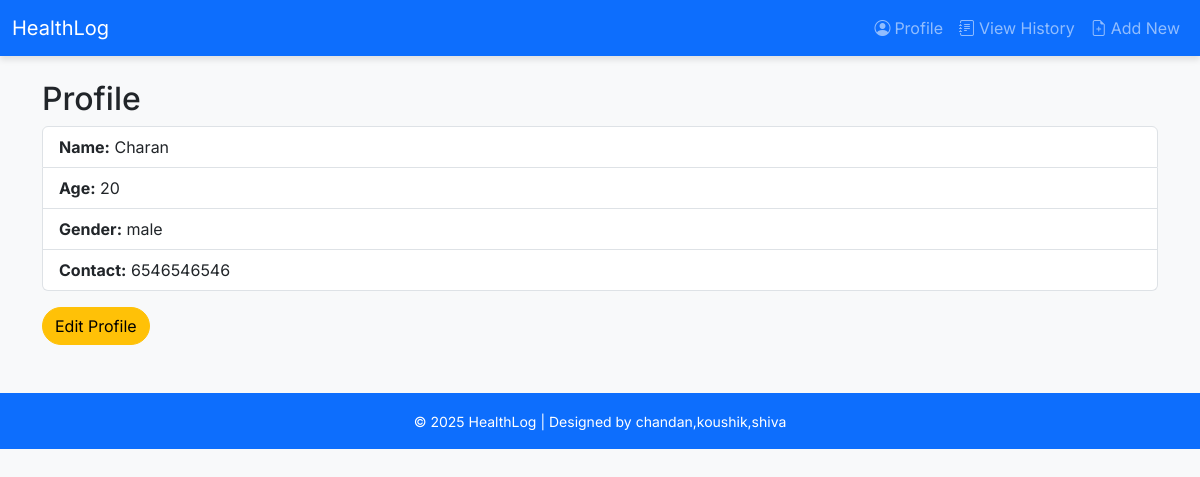
/profile/, run on the app's committed database.
### medical_records/models.py (models this page shows, shortened)
class PersonalDetails(models.Model):
    name = models.CharField(max_length=100)
    age = models.IntegerField()
    gender = models.CharField(max_length=10)
    contact = models.CharField(max_length=15)

### medical_records/views.py (the view)
# urls.py: path('profile/', views.profile, name='profile'),
def profile(request):
    person = PersonalDetails.objects.first()
    return render(request, 'medical_records/profile.html', {'person': person})

### medical_records/templates/medical_records/profile.html
{% extends 'medical_records/base.html' %}
{% block content %}
  <h2>Profile</h2>
  {% if person %}
    <ul class="list-group">
      <li class="list-group-item"><strong>Name:</strong> {{ person.name }}</li>
      <li class="list-group-item"><strong>Age:</strong> {{ person.age }}</li>
      <li class="list-group-item"><strong>Gender:</strong> {{ person.gender }}</li>
      <li class="list-group-item"><strong>Contact:</strong> {{ person.contact }}</li>
    </ul>
    <a href="{% url 'edit_profile' %}" class="btn btn-warning mt-3">Edit Profile</a>
  {% else %}
    <p>No profile found. <a href="{% url 'add_profile' %}">Add one</a>.</p>
  {% endif %}
{% endblock %}

### medical_records/templates/medical_records/base.html (style rules this page uses)
body { font-family: 'Inter', sans-serif; background-color: #f8f9fa; }
.btn { border-radius: 25px; transition: background-color 0.3s ease; }

### data on the page
PersonalDetails: name "Charan", age "20", gender "male", contact "6546546546"
